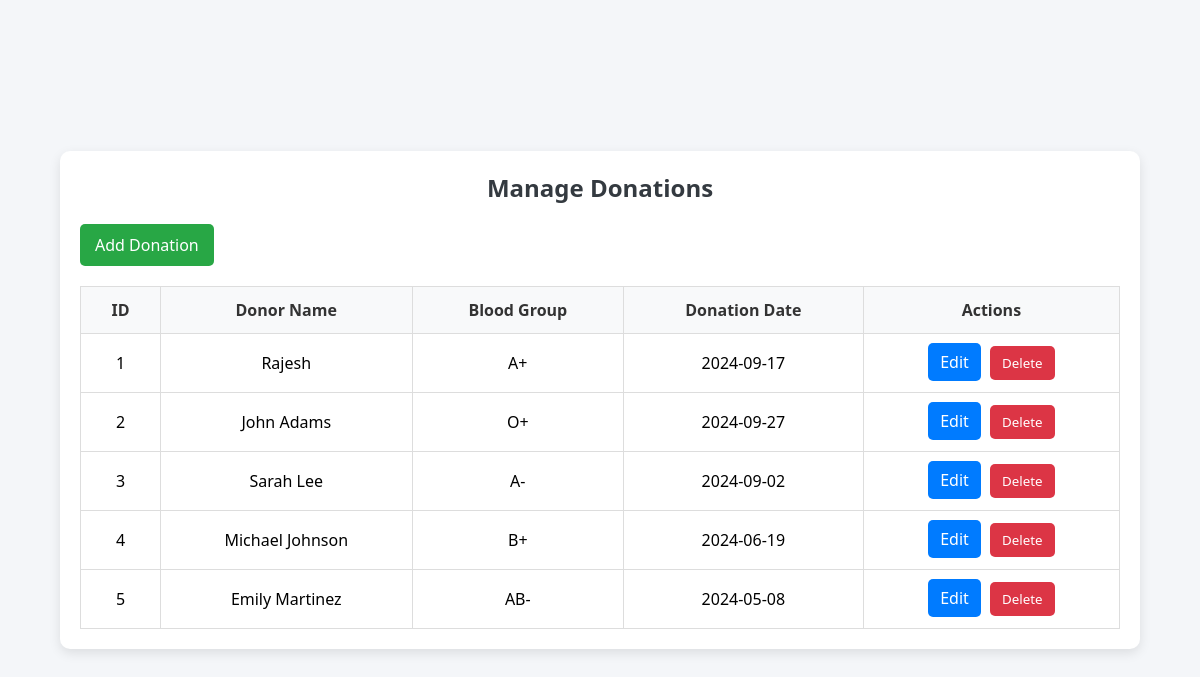
Screenshot of /manage_donations.php (signed in) with the database file from the repository.
### tables this page shows
CREATE TABLE `donations` (
  `id` int(11) NOT NULL,
  `donor_name` varchar(255) NOT NULL,
  `blood_group` varchar(10) NOT NULL,
  `donation_date` date NOT NULL
);

### manage_donations.php (the view, shortened to what this page needs)
<?php
$conn = new mysqli("localhost", "root", "", "blood_donation");
$donations = $conn->query("SELECT * FROM donations");
?>
<!DOCTYPE html>
<html lang="en">
<head>
    <link rel="stylesheet" href="manage_donations.css">
</head>
<body>
    <div class="container">
        <h2>Manage Donations</h2>
        <a href="add_donation.php" class="btn-add">Add Donation</a>
        <table class="donations-table">
            <thead>
                <tr>
                    <th>ID</th>
                    <th>Donor Name</th>
                    <th>Blood Group</th>
                    <th>Donation Date</th>
                    <th>Actions</th>
                </tr>
            </thead>
            <tbody>
                <?php while ($row = $donations->fetch_assoc()) { ?>
                <tr>
                    <td><?php echo $row['id']; ?></td>
                    <td><?php echo $row['donor_name']; ?></td>
                    <td><?php echo $row['blood_group']; ?></td>
                    <td><?php echo $row['donation_date']; ?></td>
                    <td>
                        <a href="edit_donation.php?id=<?php echo $row['id']; ?>" class="btn-edit">Edit</a>
                        <form method="POST" style="display:inline;">
                            <button type="submit" name="delete" class="btn-delete">Delete</button>
                        </form>
                    </td>
                </tr>
                <?php } ?>
            </tbody>
        </table>
    </div>
</body>
</html>

### manage_donations.css (style rules this page uses)
* { margin: 0; padding: 0; box-sizing: border-box; font-family: 'Segoe UI', Tahoma, Geneva, Verdana, sans-serif; }
body { background-color: #f4f6f9; display: flex; justify-content: center; align-items: center; min-height: 100vh; }
.container { width: 90%; max-width: 1200px; background-color: #fff; padding: 20px; border-radius: 10px; box-shadow: 0 4px 12px rgba(0, 0, 0, 0.1); }
h2 { text-align: center; margin-bottom: 20px; color: #343a40; }
.btn-add { display: inline-block; margin-bottom: 20px; padding: 10px 15px; background-color: #28a745; color: #fff; text-decoration: none; border-radius: 5px; font-size: 16px; }
.donations-table { width: 100%; border-collapse: collapse; }
.donations-table th, .donations-table td { padding: 12px 15px; text-align: center; border: 1px solid #ddd; }
.donations-table th { background-color: #f8f9fa; color: #333; }
.donations-table td { background-color: #fff; }
.btn-edit { padding: 8px 12px; background-color: #007bff; color: #fff; text-decoration: none; border-radius: 5px; margin-right: 5px; }
.btn-delete { padding: 8px 12px; background-color: #dc3545; color: #fff; border: none; border-radius: 5px; cursor: pointer; }

### rows the page displays
donations: id "1", donor_name "Rajesh", blood_group "A+", donation_date "2024-09-17"
donations: id "2", donor_name "John Adams", blood_group "O+", donation_date "2024-09-27"
donations: id "3", donor_name "Sarah Lee", blood_group "A-", donation_date "2024-09-02"
donations: id "4", donor_name "Michael Johnson", blood_group "B+", donation_date "2024-06-19"
donations: id "5", donor_name "Emily Martinez", blood_group "AB-", donation_date "2024-05-08"
